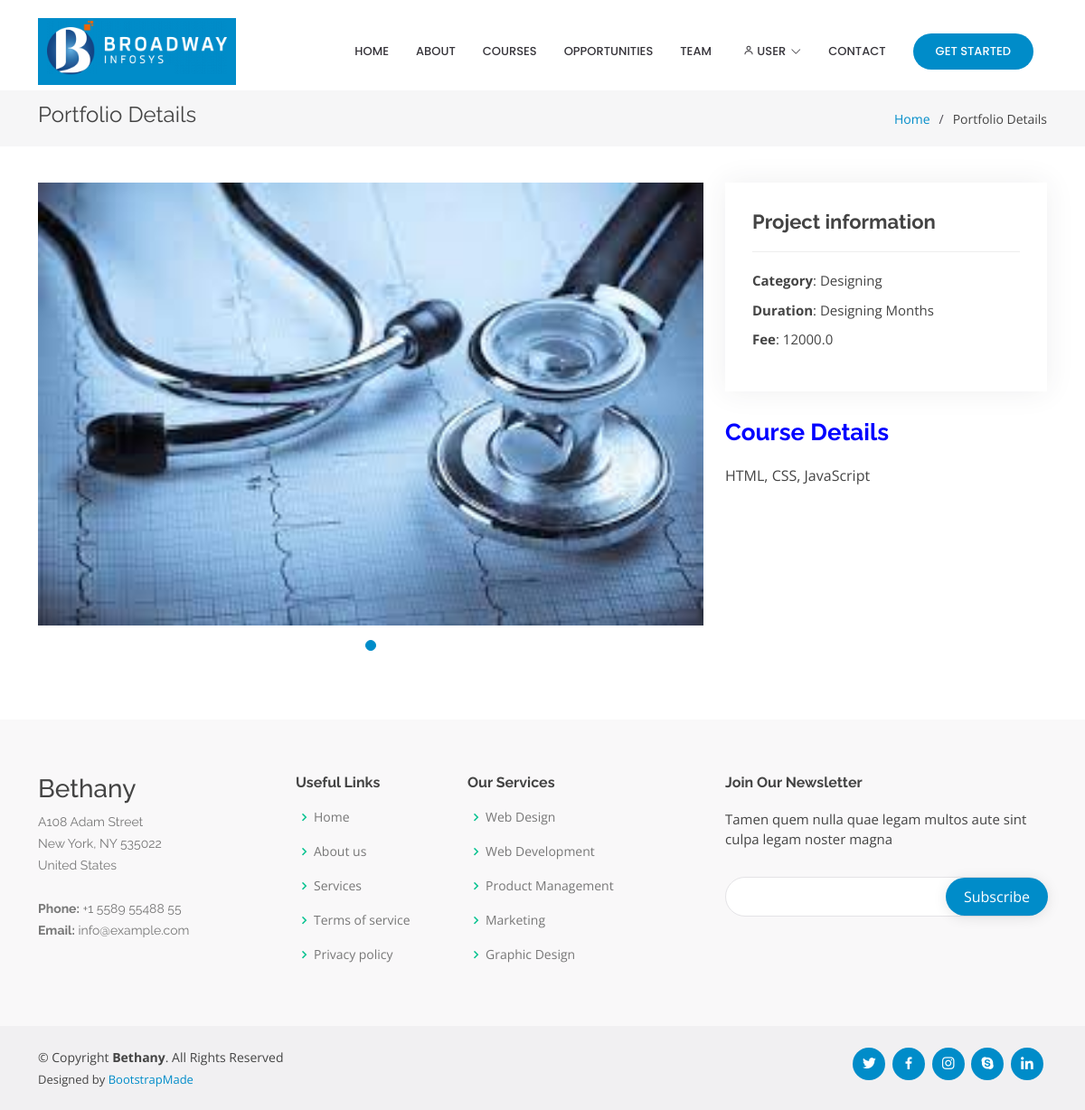
Page /courses/single/1 on the committed database.
### courses/models.py (models this page shows, shortened)
class Course(models.Model):
    name = models.CharField(max_length=255)
    type = models.ForeignKey(Type, on_delete=models.CASCADE, null=True, blank=True)
    duration = models.IntegerField()
    details = models.TextField()
    fee = models.FloatField()
    image = models.ImageField(upload_to='courses', null=True, blank=True)

class Type(models.Model):
    title = models.CharField(max_length=100)
    content = models.CharField(max_length=256)
    is_active = models.BooleanField(default=True)
    def __str__(self):
        return self.title

### courses/views.py (the view)
# urls.py: path('single/<id>', views.show_single_course, name='single_course')
def show_single_course(request, id):
    course = Course.objects.get(id=id)
    return render(request, 'single_course.html', {'course': course, 'MEDIA_URL': MEDIA_URL})

### templates/single_course.html
{% extends 'base.html' %}
{% load static %}
{% block content %}
    <main id="main">
        <section id="breadcrumbs" class="breadcrumbs">
            <div class="container">
                <div class="d-flex justify-content-between align-items-center">
                    <h2>Portfolio Details</h2>
                    <ol>
                        <li><a href="index.html">Home</a></li>
                        <li>Portfolio Details</li>
                    </ol>
                </div>
            </div>
        </section>
        <section id="portfolio-details" class="portfolio-details">
            <div class="container">
                <div class="row gy-4">
                    <div class="col-lg-8">
                        <div class="portfolio-details-slider swiper-container">
                            <div class="swiper-wrapper align-items-center">
                                <div class="swiper-slide">
                                    <img src="{{ MEDIA_URL }}{{ course.image }}" alt="">
                                </div>
                            </div>
                            <div class="swiper-pagination"></div>
                        </div>
                    </div>
                    <div class="col-lg-4">
                        <div class="portfolio-info">
                            <h3>Project information</h3>
                            <ul>
                                <li><strong>Category</strong>: {{ course.type }}</li>
                                <li><strong>Duration</strong>: {{ course.type }} Months</li>
                                <li><strong>Fee</strong>: {{ course.fee }}</li>
                            </ul>
                        </div>
                        <div class="portfolio-description">
                            <h2>Course Details</h2>
                            <p>
                                {{ course.details }}
                            </p>
                        </div>
                    </div>
                </div>
            </div>
        </section>
    </main>
{% endblock %}

### static/assets/css/style.css (style rules this page uses)
body { font-family: "Open Sans", sans-serif; color: #444444; }
a { color: #008cc9; text-decoration: none; }
h1, h2, h3, h4, h5, h6 { font-family: "Raleway", sans-serif; }
section { padding: 60px 0; overflow: hidden; }
.portfolio-details { padding-top: 40px; }
.portfolio-details .portfolio-details-slider img { width: 100%; }
.portfolio-details .portfolio-details-slider .swiper-pagination { margin-top: 20px; position: relative; }
.portfolio-details .portfolio-info { padding: 30px; box-shadow: 0px 0 30px rgba(54, 52, 58, 0.08); }
.portfolio-details .portfolio-info h3 { font-size: 22px; font-weight: 700; margin-bottom: 20px; padding-bottom: 20px; border-bottom: 1px solid #eee; }
.portfolio-details .portfolio-info ul { list-style: none; padding: 0; font-size: 15px; }
.portfolio-details .portfolio-info ul li + li { margin-top: 10px; }
.portfolio-details .portfolio-description { padding-top: 30px; }
.portfolio-details .portfolio-description h2 { font-size: 26px; font-weight: 700; margin-bottom: 20px; color: blue; }
.portfolio-details .portfolio-description p { padding: 0; }
.breadcrumbs { padding: 15px 0; background: #f6f6f7; margin-top: 100px; }
.breadcrumbs h2 { font-size: 24px; line-height: 1; font-weight: 400; }
.breadcrumbs ol { display: flex; flex-wrap: wrap; list-style: none; padding: 0; margin: 0; font-size: 14px; }
.breadcrumbs ol li + li { padding-left: 10px; }
.breadcrumbs ol li + li::before { display: inline-block; padding-right: 10px; color: #4f4c55; content: "/"; }

### rows in the picture
Course: image (picture), type "Designing", fee "12000.0", details "HTML, CSS, JavaScript"
